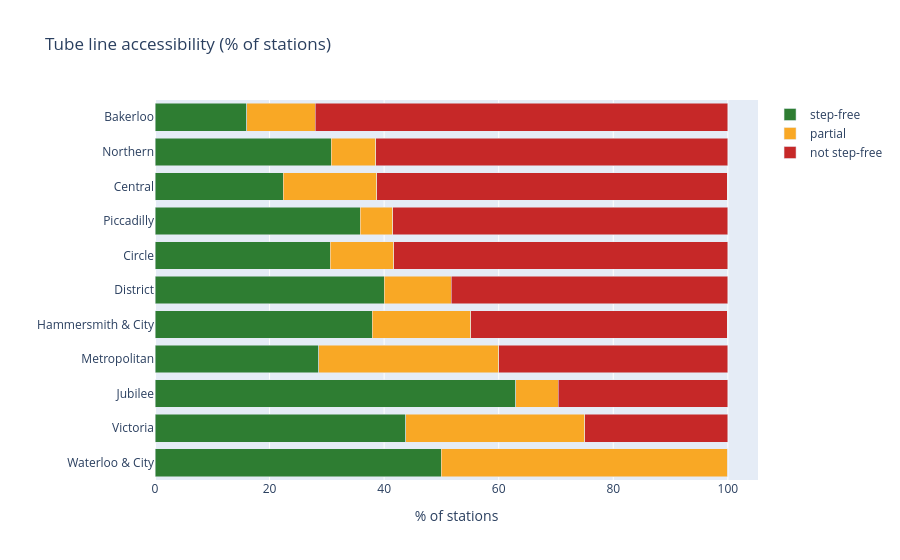

The code cell stored with this chart in its notebook:
### Code cell
plot_df = status_by_line.reset_index().melt(
    id_vars=["line", "stations"],
    value_vars=["step-free", "partial", "not step-free"],
    var_name="status",
    value_name="pct",
)
order = status_by_line.sort_values("not step-free", ascending=False).index.tolist()
fig = px.bar(
    plot_df,
    y="line",
    x="pct",
    color="status",
    category_orders={"line": order, "status": ["step-free", "partial", "not step-free"]},
    color_discrete_map={
        "step-free": "#2e7d32",
        "partial": "#f9a825",
        "not step-free": "#c62828",
    },
    orientation="h",
    title="Tube line accessibility (% of stations)",
    labels={"pct": "% of stations", "line": ""},
    height=560,
)
fig.update_layout(barmode="stack", legend_title="")
fig.show()

### Figure 1 — Plotly figure (JSON) as saved in the notebook; plotly's stock layout.template omitted (floating-point values rounded to 4 significant figures)
{"data": [{"hovertemplate": "status=step-free<br>% of stations=%{x}<br>=%{y}<extra></extra>", "legendgroup": "step-free", "marker": {"color": "#2e7d32", "pattern": {"shape": ""}}, "name": "step-free", "orientation": "h", "showlegend": true, "textposition": "auto", "type": "bar", "x": [16.0, 22.4, 30.6, 40.0, 37.9, 63.0, 28.6, 30.8, 35.8, 43.8, 50.0], "xaxis": "x", "y": ["Bakerloo", "Central", "Circle", "District", "Hammersmith & City", "Jubilee", "Metropolitan", "Northern", "Piccadilly", "Victoria", "Waterloo & City"], "yaxis": "y"}, {"hovertemplate": "status=partial<br>% of stations=%{x}<br>=%{y}<extra></extra>", "legendgroup": "partial", "marker": {"color": "#f9a825", "pattern": {"shape": ""}}, "name": "partial", "orientation": "h", "showlegend": true, "textposition": "auto", "type": "bar", "x": [12.0, 16.3, 11.1, 11.7, 17.2, 7.4, 31.4, 7.7, 5.7, 31.2, 50.0], "xaxis": "x", "y": ["Bakerloo", "Central", "Circle", "District", "Hammersmith & City", "Jubilee", "Metropolitan", "Northern", "Piccadilly", "Victoria", "Waterloo & City"], "yaxis": "y"}, {"hovertemplate": "status=not step-free<br>% of stations=%{x}<br>=%{y}<extra></extra>", "legendgroup": "not step-free", "marker": {"color": "#c62828", "pattern": {"shape": ""}}, "name": "not step-free", "orientation": "h", "showlegend": true, "textposition": "auto", "type": "bar", "x": [72.0, 61.2, 58.3, 48.3, 44.8, 29.6, 40.0, 61.5, 58.5, 25.0, 0.0], "xaxis": "x", "y": ["Bakerloo", "Central", "Circle", "District", "Hammersmith & City", "Jubilee", "Metropolitan", "Northern", "Piccadilly", "Victoria", "Waterloo & City"], "yaxis": "y"}], "layout": {"barmode": "stack", "height": 560, "legend": {"title": {"text": ""}, "tracegroupgap": 0}, "title": {"text": "Tube line accessibility (% of stations)"}, "xaxis": {"anchor": "y", "domain": [0.0, 1.0], "title": {"text": "% of stations"}}, "yaxis": {"anchor": "x", "categoryarray": ["Waterloo & City", "Victoria", "Jubilee", "Metropolitan", "Hammersmith & City", "District", "Circle", "Piccadilly", "Central", "Northern", "Bakerloo"], "categoryorder": "array", "domain": [0.0, 1.0], "title": {"text": ""}}}}
